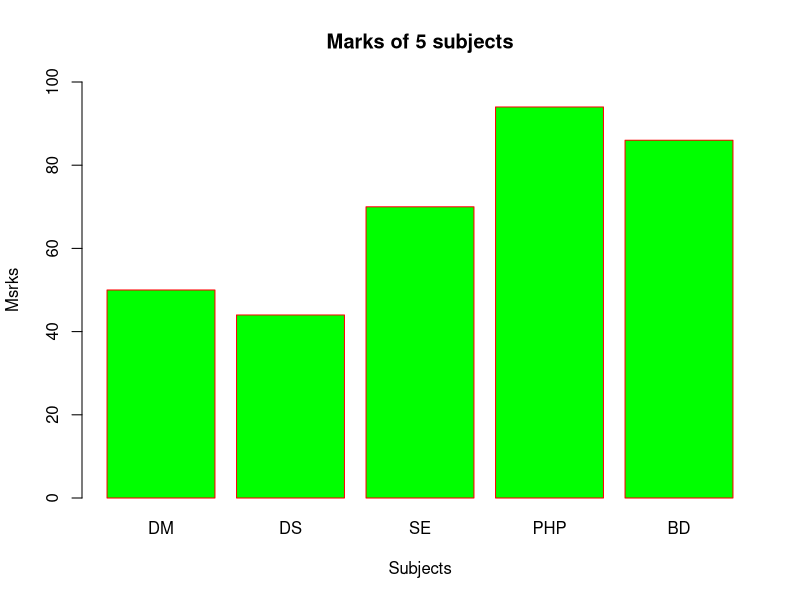

The R script that drew this image:

print("VSH")

#create a simple bar plot of five subject’s marks

marks = c(50, 44, 70, 94, 86)
subject = c("DM","DS","SE","PHP","BD")
y = c(0,100)

barplot(
marks,
xlab = "Subjects",
ylab = "Msrks",
main = "Marks of 5 subjects",
names.arg=subject,
ylim = y,
col='green',
border='red'
)
